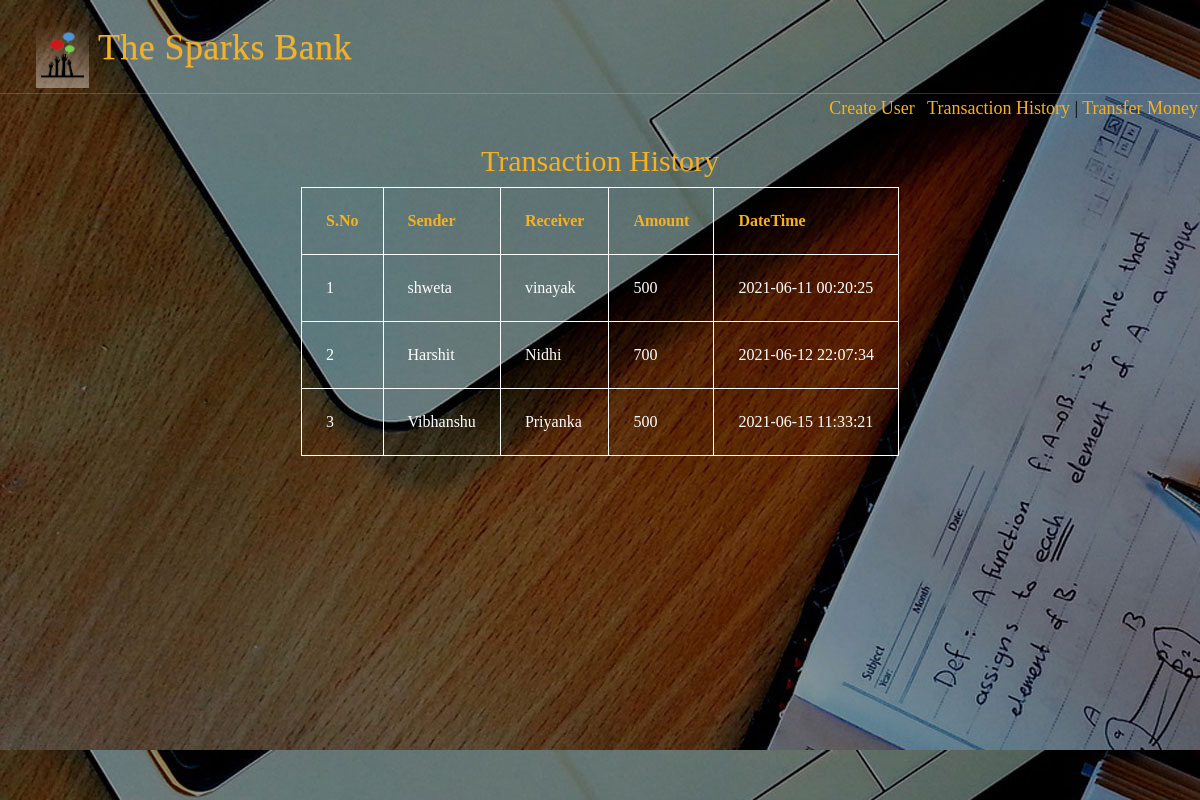
The page /transactionhistory.php on the database its author committed.
### tables this page shows
CREATE TABLE IF NOT EXISTS `transaction` (
  `sno` int(20) NOT NULL,
  `sender` varchar(20) NOT NULL,
  `receiver` varchar(20) NOT NULL,
  `balance` int(20) NOT NULL,
  `datetime` datetime NOT NULL
);

### transactionhistory.php (the view, shortened to what this page needs)
<html lang="en">
<head>
    <link rel="stylesheet" href="https://maxcdn.bootstrapcdn.com/bootstrap/3.3.7/css/bootstrap.min.css"
>
    <link rel="stylesheet" href="https://maxcdn.bootstrapcdn.com/bootstrap/3.3.7/css/bootstrap-theme.min.css"
>
</head>
<body>
    <div id="bodyDiv">
        <div class="top-header-agile">
            <h1><a class="col-md-6 navbar-brand" href="/"><img src="./logo_small spark.png"
                        style="padding:5px; height:100%; float:left; background: linear-gradient(to top, rgba(254, 254, 254, 0.4), rgba(250, 250, 250, 0));;">
                    &nbsp;The Sparks Bank</a></h1>
            <div class="clearfix"></div>
        </div>
        <nav>
            <a href="index.php" style="color:#f5b120;text-decoration: none;">Create User</a> |
            <a href="transactionhistory.php" target="_self" style="color:#f5b120;text-decoration: none;">Transaction
                History</a> |
            <a href="transfermoney.php" target="_self" style="color:#f5b120;text-decoration: none;">Transfer
                Money</a>
        </nav>
        <div class="frame">
            <h2 style="text-align: center;color: #f5b120;">Transaction History</h2>
        </div>
        <div style="text-align: -webkit-center;color: #f5b120; margin-top: 10px;">
            <table style="color:aqua ;">
                <tr style="color: #f5b120;">
                    <th>S.No</th>
                    <th>Sender</th>
                    <th>Receiver</th>
                    <th>Amount</th>
                    <th>DateTime</th>
                </tr>
                <tbody>
        <?php
            include 'config.php';
            $sql ="select * from transaction";
            $query =mysqli_query($conn, $sql);
            while($rows = mysqli_fetch_assoc($query))
            {
        ?>
            <tr style="color : white;">
            <td class="py-2"><?php echo $rows['sno']; ?></td>
            <td class="py-2"><?php echo $rows['sender']; ?></td>
            <td class="py-2"><?php echo $rows['receiver']; ?></td>
            <td class="py-2"><?php echo $rows['balance']; ?> </td>
            <td class="py-2"><?php echo $rows['datetime']; ?> </td>
        <?php
            }
        ?>
        </tbody>
            </table>
        </div>

### transactionhistory.php (style rules this page uses)
* { margin: 0px; }
body { font-family: 'Times New Roman', Times, serif; }
#bodyDiv { height: 100vh; background-image: url('./bg3.jpg'); backface-visibility: hidden; }
nav { padding: 2px; text-align: right; font-size: large; color: black; }
.top-header-agile { padding: 5px 0; border-bottom: 1px solid rgba(255, 255, 255, 0.18); }
a.navbar-brand { height: 63px; padding: 0; padding-left: 1em; font-size: 1em; letter-spacing: 0.4px; line-height: 45px; text-decoration: none; color: #f5b120; }
table, tr, th, td { border: 1px solid white; padding: 24px; }

### rows shown on the page
transaction: sno "1", sender "shweta", receiver "vinayak", balance "500", datetime "2021-06-11 00:20:25"
transaction: sno "2", sender "Harshit", receiver "Nidhi", balance "700", datetime "2021-06-12 22:07:34"
transaction: sno "3", sender "Vibhanshu", receiver "Priyanka", balance "500", datetime "2021-06-15 11:33:21"
